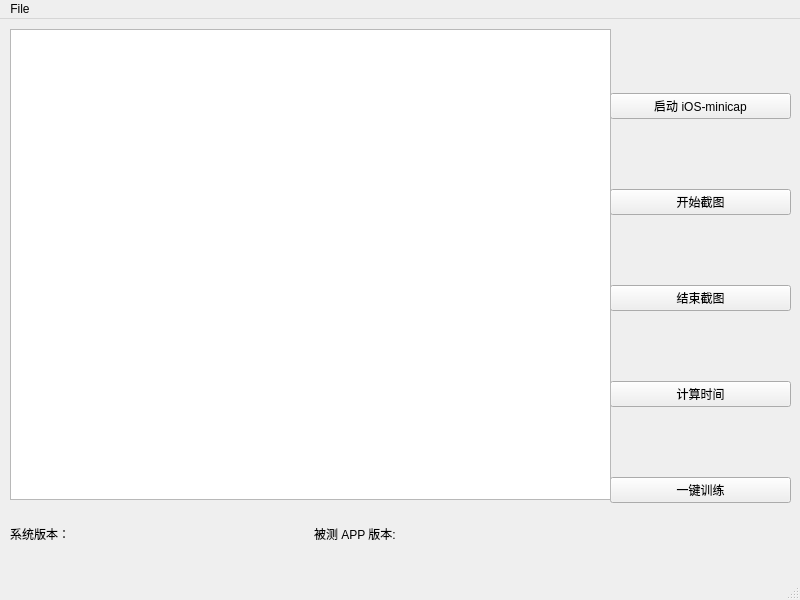
<?xml version="1.0" encoding="UTF-8"?>
<ui version="4.0">
 <class>MainWindow</class>
 <widget class="QMainWindow" name="MainWindow">
  <property name="geometry">
   <rect>
    <x>0</x>
    <y>0</y>
    <width>800</width>
    <height>600</height>
   </rect>
  </property>
  <property name="windowTitle">
   <string>MainWindow</string>
  </property>
  <widget class="QWidget" name="centralwidget">
   <widget class="QWidget" name="verticalLayoutWidget">
    <property name="geometry">
     <rect>
      <x>610</x>
      <y>10</y>
      <width>181</width>
      <height>541</height>
     </rect>
    </property>
    <layout class="QVBoxLayout" name="verticalLayout">
     <item>
      <widget class="QPushButton" name="start_minicap_button">
       <property name="text">
        <string>启动 iOS-minicap</string>
       </property>
      </widget>
     </item>
     <item>
      <widget class="QPushButton" name="start_screenshot_button">
       <property name="text">
        <string>开始截图</string>
       </property>
      </widget>
     </item>
     <item>
      <widget class="QPushButton" name="stop_screenshot_button">
       <property name="text">
        <string>结束截图</string>
       </property>
      </widget>
     </item>
     <item>
      <widget class="QPushButton" name="cal_button">
       <property name="text">
        <string>计算时间</string>
       </property>
      </widget>
     </item>
     <item>
      <widget class="QPushButton" name="training_button">
       <property name="text">
        <string>一键训练</string>
       </property>
      </widget>
     </item>
    </layout>
   </widget>
   <widget class="QTextBrowser" name="textBrowser">
    <property name="geometry">
     <rect>
      <x>10</x>
      <y>10</y>
      <width>601</width>
      <height>471</height>
     </rect>
    </property>
   </widget>
   <widget class="QWidget" name="horizontalLayoutWidget">
    <property name="geometry">
     <rect>
      <x>10</x>
      <y>479</y>
      <width>601</width>
      <height>71</height>
     </rect>
    </property>
    <layout class="QHBoxLayout" name="horizontalLayout">
     <item>
      <widget class="QLabel" name="platform_label_text">
       <property name="text">
        <string>系统版本：</string>
       </property>
      </widget>
     </item>
     <item>
      <widget class="QLabel" name="platform_label">
       <property name="text">
        <string/>
       </property>
      </widget>
     </item>
     <item>
      <widget class="QLabel" name="app_name_label_text">
       <property name="text">
        <string>被测 APP 版本:</string>
       </property>
      </widget>
     </item>
     <item>
      <widget class="QLabel" name="app_name_label">
       <property name="text">
        <string/>
       </property>
      </widget>
     </item>
    </layout>
   </widget>
  </widget>
  <widget class="QMenuBar" name="menubar">
   <property name="geometry">
    <rect>
     <x>0</x>
     <y>0</y>
     <width>800</width>
     <height>22</height>
    </rect>
   </property>
   <widget class="QMenu" name="menu">
    <property name="title">
     <string>File</string>
    </property>
    <addaction name="actionSet_ipa_file_path"/>
    <addaction name="separator"/>
    <addaction name="actionAdd_model_file"/>
    <addaction name="separator"/>
    <addaction name="actionSet_training_pictures"/>
   </widget>
   <addaction name="menu"/>
  </widget>
  <widget class="QStatusBar" name="statusbar"/>
  <action name="actionSet_ipa_file_path">
   <property name="text">
    <string>Set ipa file path</string>
   </property>
  </action>
  <action name="actionAdd_model_file">
   <property name="text">
    <string>Add model file</string>
   </property>
  </action>
  <action name="actionSet_training_pictures">
   <property name="text">
    <string>Set training pictures</string>
   </property>
  </action>
 </widget>
 <resources/>
 <connections>
  <connection>
   <sender>start_screenshot_button</sender>
   <signal>clicked()</signal>
   <receiver>start_screenshot_button</receiver>
   <slot>click()</slot>
   <hints>
    <hint type="sourcelabel">
     <x>724</x>
     <y>221</y>
    </hint>
    <hint type="destinationlabel">
     <x>724</x>
     <y>221</y>
    </hint>
   </hints>
  </connection>
  <connection>
   <sender>stop_screenshot_button</sender>
   <signal>clicked()</signal>
   <receiver>stop_screenshot_button</receiver>
   <slot>click()</slot>
   <hints>
    <hint type="sourcelabel">
     <x>669</x>
     <y>317</y>
    </hint>
    <hint type="destinationlabel">
     <x>669</x>
     <y>317</y>
    </hint>
   </hints>
  </connection>
  <connection>
   <sender>training_button</sender>
   <signal>clicked()</signal>
   <receiver>training_button</receiver>
   <slot>click()</slot>
   <hints>
    <hint type="sourcelabel">
     <x>692</x>
     <y>509</y>
    </hint>
    <hint type="destinationlabel">
     <x>692</x>
     <y>509</y>
    </hint>
   </hints>
  </connection>
  <connection>
   <sender>cal_button</sender>
   <signal>clicked()</signal>
   <receiver>cal_button</receiver>
   <slot>click()</slot>
   <hints>
    <hint type="sourcelabel">
     <x>691</x>
     <y>413</y>
    </hint>
    <hint type="destinationlabel">
     <x>691</x>
     <y>413</y>
    </hint>
   </hints>
  </connection>
 </connections>
</ui>
